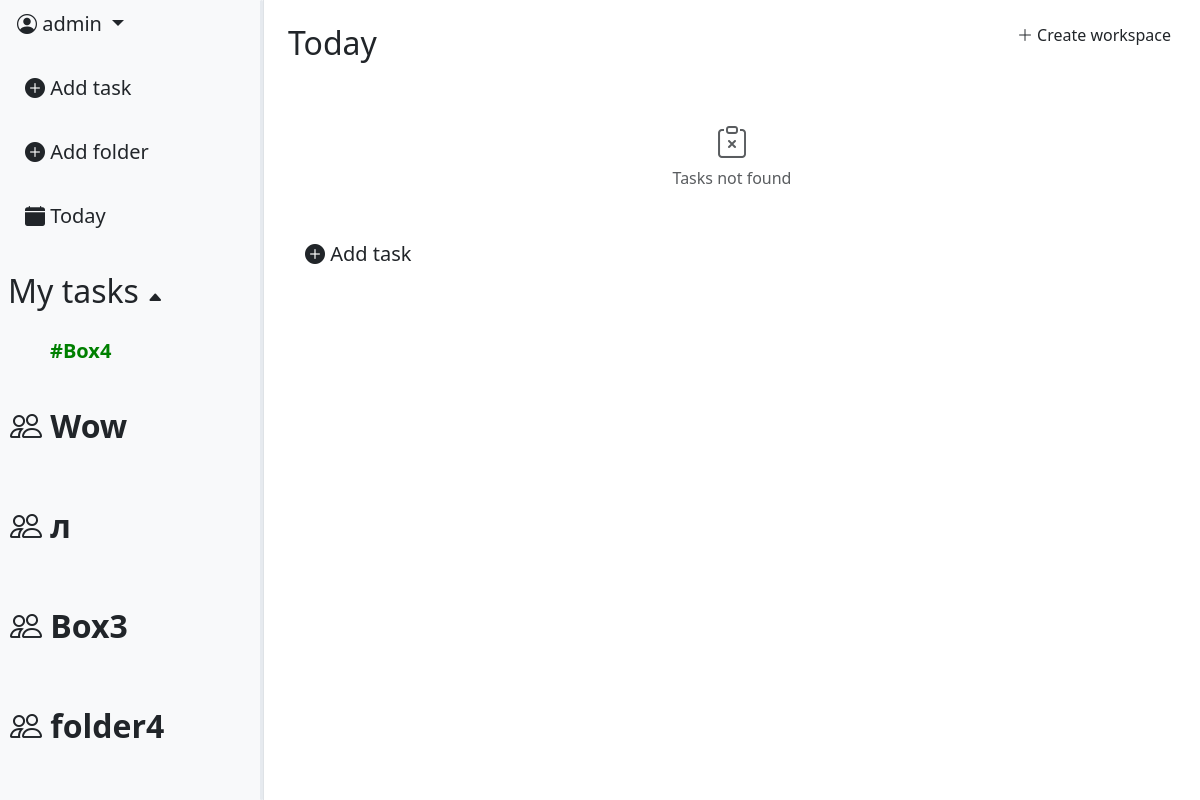
Before: / (signed in) with the older database file.
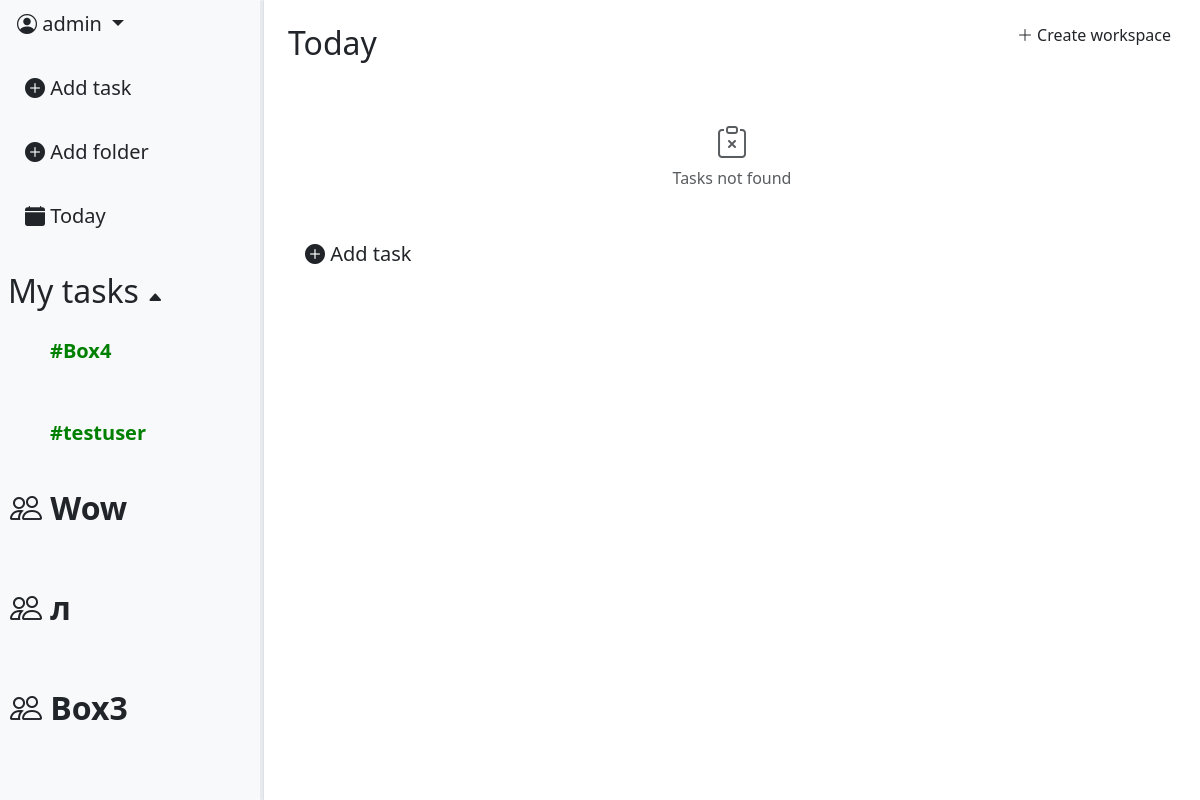
After: the same page with the newer database file.
### task_app/models.py (models this page shows, shortened)
class Folder(models.Model):
    COLOR_VARIATION = [
        ("#77acc7", "🔵Air blue"),
        ("#9966cc", "🟣Amethust"),
        ("#008000", "🟢Apple Green"),
        ("#ff033e", "🔴Red rose"),
        ("#ffe135", "🟡Banana yellow"),
        ("#ff6500", "🟠Sunset"),
        ("#000000", "⚫Black"),
    ]
    color = models.CharField(max_length=30, choices=COLOR_VARIATION, default="#77acc7")
    name = models.CharField(max_length=16)
    box = models.ForeignKey(Box, null=True, blank=True, on_delete=models.CASCADE, default=None, related_name='folders')
    created_at = models.DateTimeField(auto_now_add=True)
    creator = models.ForeignKey(User, on_delete=models.CASCADE)
    workspace = models.ForeignKey(Workspace, on_delete=models.CASCADE, null=True, blank=True, default=None)

class Workspace(models.Model):
    INVITE_PERMISSION = [
        ("owner_only", "Only owner"),
        ("owner_admin", "Owner & Admin"),
                ]
    WORKSPACE_SPACE = [
        ("one", "Just me"),
        ("two_five", "Group (2-5)"),
        ("six_fifteen", "Team (6-15)"),
    ]
    SPACE_LIMITS = {
        "one": 1,
        "two_five": 5,
        "six_fifteen": 15,
    }
    name = models.CharField(max_length=64)
    invite_role = models.CharField(max_length=16,
                                choices=INVITE_PERMISSION,
                                default='owner_admin')
    workspace_space = models.CharField(max_length=16, choices=WORKSPACE_SPACE, default='one')
    icon = models.ImageField(null=True, blank=True)
    created_at = models.DateTimeField(auto_now_add=True)
    owner = models.ForeignKey(User,
                            on_delete=models.CASCADE,
                            related_name='workspace_creator')

### task_app/views.py (the view)
# urls.py: path('', views.TaskListView.as_view(), name="task_list"),
class TaskListView(LoginRequiredMixin, ListView):
    model = models.Task
    context_object_name = "tasks"
    template_name = "tasks/task_list.html"
    def get_queryset(self):
        folder_id = self.kwargs.get('folder_id')
        if folder_id:
            folder = get_object_or_404(Folder, id=folder_id)
            if folder.box:
                queryset = models.Task.objects.filter(
                    folder_id=folder_id
                ).prefetch_related('comments')
            else:
                queryset = models.Task.objects.filter(
                    creator=self.request.user,
                    folder_id=folder_id
                ).prefetch_related('comments')
        else:
            queryset = models.Task.objects.filter(
                creator=self.request.user,
                folder__isnull=True
            ).prefetch_related('comments')
        status = self.request.GET.get('status')
        if status:
            queryset = queryset.filter(status__iexact=status)
        else:
            queryset = queryset.exclude(status__iexact="done")
        return queryset.order_by("due_date")
    def get_context_data(self, **kwargs):
        context = super().get_context_data(**kwargs)
        context["folders"] = Folder.objects.filter(creator=self.request.user, box__isnull = True)
        folder_id = self.kwargs.get('folder_id')
        if folder_id:
            current_folder = get_object_or_404(Folder, id=folder_id)
            context['current_folder'] = current_folder
            if current_folder.box:
                workspace = current_folder.workspace
                context['workspace'] = workspace
                context['workspace_boxes'] = Box.objects.filter(workspace=workspace).prefetch_related('folders')
                if workspace:
                    try:
                        context['user_role'] = models.WorkspaceMember.objects.get(
                            workspace=workspace,
                            member=self.request.user,
                            is_active = True
                        ).role
                    except models.WorkspaceMember.DoesNotExist:
                        context['user_role'] = None
                if workspace:
                    boxes = Box.objects.filter(workspace=workspace).prefetch_related('folders')
                    context['boxes_json'] = json.dumps([
                        {
                            'id': box.id,
                            'name': box.name,
                            'folders': [
                                {'id': f.id, 'name': f.name}
                                for f in box.folders.all()
                            ]
                        }
                        for box in boxes
                    ])
                else:
                    context['boxes_json'] = '[]'
            else:
                if current_folder.creator != self.request.user:
                    raise PermissionDenied
                context['boxes_json'] = '[]'
        else:
            context['current_folder'] = None
            context['boxes_json'] = '[]'
        context["form"] = TaskFilterForm(self.request.GET)
        context["task_form"] = TaskForm()
        context["folder_form"] = FolderForm()
        context["comment_form"] = CommentForm()
        current_folder = context.get('current_folder')
        if current_folder and current_folder.box:
            context["comments"] = models.Comment.objects.filter(
                task__folder_id=folder_id
            ).select_related('creator', 'task')
        else:
            context["comments"] = models.Comment.objects.filter(
                task__creator=self.request.user
            ).select_related('creator', 'task')
        context['workspaces'] = models.Workspace.objects.filter(
            members__member=self.request.user,
            members__is_active=True
        )
        context['workspace_form'] = WorkspaceForm()
        return context

### templates/tasks/task_list.html (shortened to what this page needs)
{% extends 'base.html' %}
{% load static %}
{% load custom_tags %}
{% block content %}
<div class="d-flex">
    {% include 'includes/leftbar.html' %}
    <div class="p-4" style="flex: 1 1 0; min-width: 0; position: relative;">
        <div style="position: absolute; top: 16px; right: 16px;">
            <a class="btn" data-bs-toggle="modal" data-bs-target="#WorkspaceModal">
                <i class="bi bi-plus-lg"></i> Create workspace
            </a>
        </div>
        {% if current_folder %}
            <h2>/{{ current_folder.name }}</h2>
        {% else %}
            <h2>Today</h2>
        {% endif %}
        <br>
        <ul class="list-group list-group-flush" data-simplebar style="max-height: 650px; overflow-x: hidden;">
            {% for task in tasks %}
                {% include 'includes/rightbar_task_scroll.html' with task=task %}
            {% empty %}
                <li class="list-group-item text-center py-4 text-muted">
                    <i class="bi bi-clipboard-x" style="font-size: 2rem;"></i>
                    <p class="mb-0">Tasks not found</p>
                </li>
            {% endfor %}
        </ul>
        <div class="list-group-item border-0 pt-3">
            <a class="btn btn-lg" data-bs-toggle="modal" data-bs-target="#TaskModal">
                <i class="bi bi-plus-circle-fill"></i> Add task
            </a>
        </div>
    </div>
</div>
{% endblock %}

### templates/includes/leftbar.html (shortened to what the changed rows need)
<div id="leftbar" class="bg-light border-end d-flex flex-column" style="width: 22%; height: 100vh; position: relative; overflow: hidden;">
    <br>
    {% if workspace and current_folder %}
        <div class="ps-2 mt-2">
            <a href="{% url 'workspace:workspace_detail' workspace.pk %}"
                class="btn btn-lg ps-2 fw-bold" style="font-size: 1.6rem;">
                <i class="bi bi-people"></i> {{ workspace.name }}
            </a>
        </div>
        <div style="flex: 1 1 0; min-height: 0; overflow-y: auto; overflow-x: hidden; margin-right: 10px;">
            {% for box in workspace_boxes %}
                <div class="folder-row d-flex align-items-center justify-content-between p-2 rounded"
                    style="cursor: pointer; user-select: none;"
                    onclick="toggleBox({{ box.pk }})">
                    <span class="btn btn-lg fw-bold ps-2" style="font-size: 1.5rem;">
                        <i id="box-arrow-{{ box.pk }}" class="bi bi-caret-up-fill" style="font-size: 14px;"></i>
                        {{ box.name }}
                    </span>
                </div>
                <div id="box-folder-{{ box.pk }}" class="ps-4" style="overflow: hidden; transition: 0.3s;">
                    {% for folder in box.folders.all %}
                        <div class="folder-row d-flex align-items-center p-2 rounded">
                            <a href="{% url 'workspace:folder-detail' pk=workspace.pk folder_id=folder.pk %}"
                                class="btn btn-lg"
                                style="color: {{ folder.color }}; font-weight: bold; font-size: 1.4rem;">
                                #{{ folder.name }}
                            </a>
                        </div>
                    {% endfor %}
                </div>
            {% endfor %}
        </div>
    {% else %}
        <div class="ps-2 mt-2">
            <h2 id="folders-toggle" style="cursor: pointer; user-select: none;">
                My tasks <span id="folders-arrow" class="bi bi-caret-up-fill" style="font-size: 16px;"></span>
            </h2>
        </div>
        <div id="folder_list" style="max-height: 300px; overflow-y: auto; overflow-x: hidden; margin-right: 10px;">
            <div class="d-flex flex-column align-items-start gap-3 ps-4">
                {% for folder in folders %}
                    <div class="folder-row d-flex align-items-center justify-content-between p-2 rounded">
                        <a
                        href="{% url 'tasks:folder-tasks' folder.pk %}"
                        class="btn btn-lg"
                        style="color: {{ folder.color }}; font-weight: bold;"
                        >
                        #{{ folder.name }}
                        </a>
                    </div>
                {% endfor %}
            </div>
        </div>
        <div id="workspace_list" style="flex: 1 1 0; min-height: 0; overflow-y: auto; overflow-x: hidden; margin-right: 10px;">
            <div class="d-flex flex-column align-items-start gap-3 ps-0">
                {% for workspace in workspaces %}
                    <div class="folder-row d-flex align-items-center justify-content-between p-2 rounded">
                        <a href="{% url 'workspace:workspace_detail' workspace.pk %}"
                        class="btn btn-lg ps-0"
                        style="font-size: 32px; font-weight: 600;">
                            {% if workspace.icon %}
                                <img src="{{ workspace.icon.url }}"
                                    style="width: 35px; height: 35px; border-radius: 8px; object-fit: cover; vertical-align: middle;">
                            {% else %}
                                <i class="bi bi-people"></i>
                            {% endif %}
                            {{ workspace.name }}
                        </a>
                    </div>
                {% endfor %}
            </div>
        </div>
    {% endif %}
</div>

Changed rows visible on the page:
removed Workspace: name "folder4"
added Folder: name "testuser"
